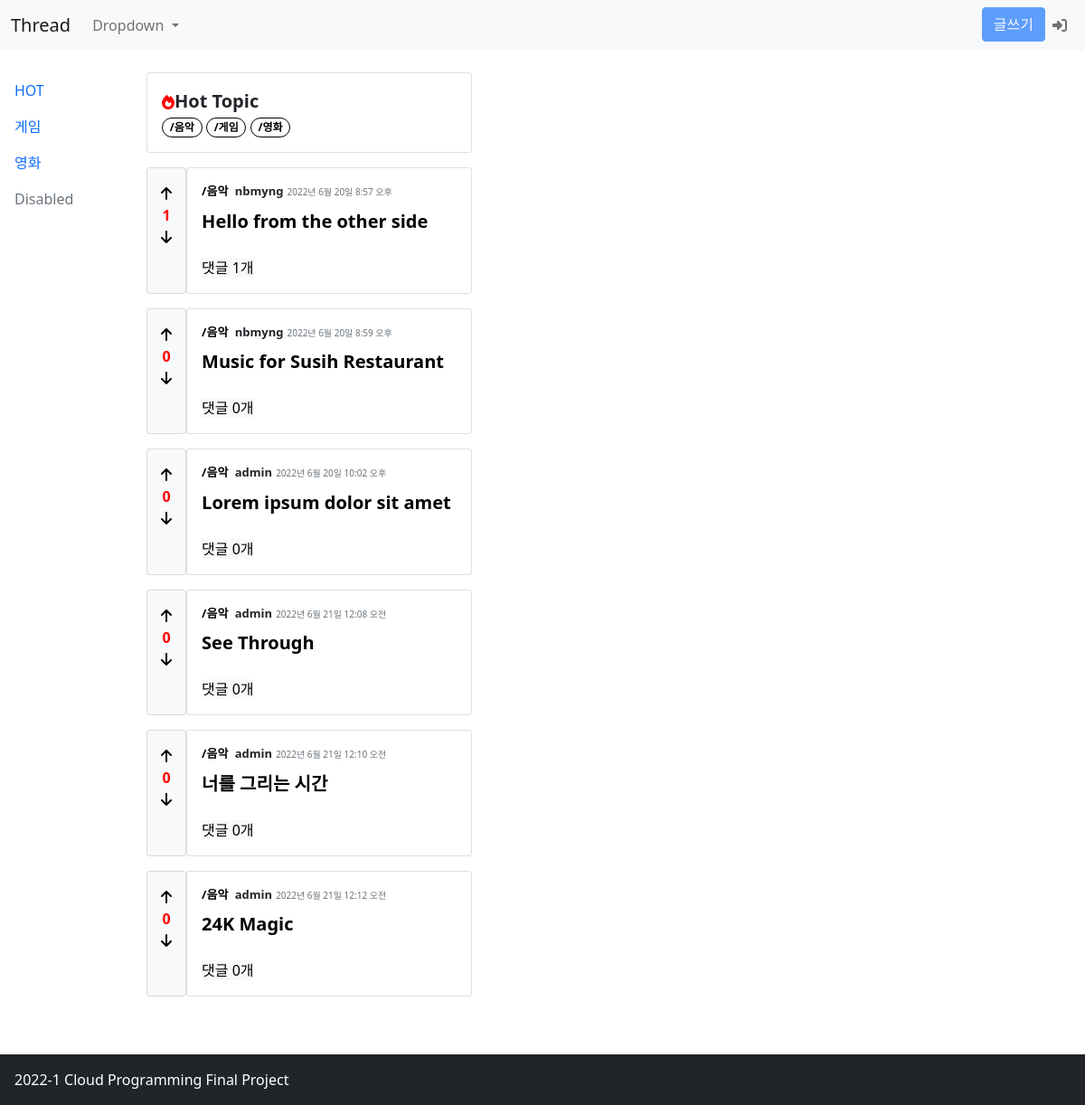
The page /topic/음악 on the database as committed earlier.
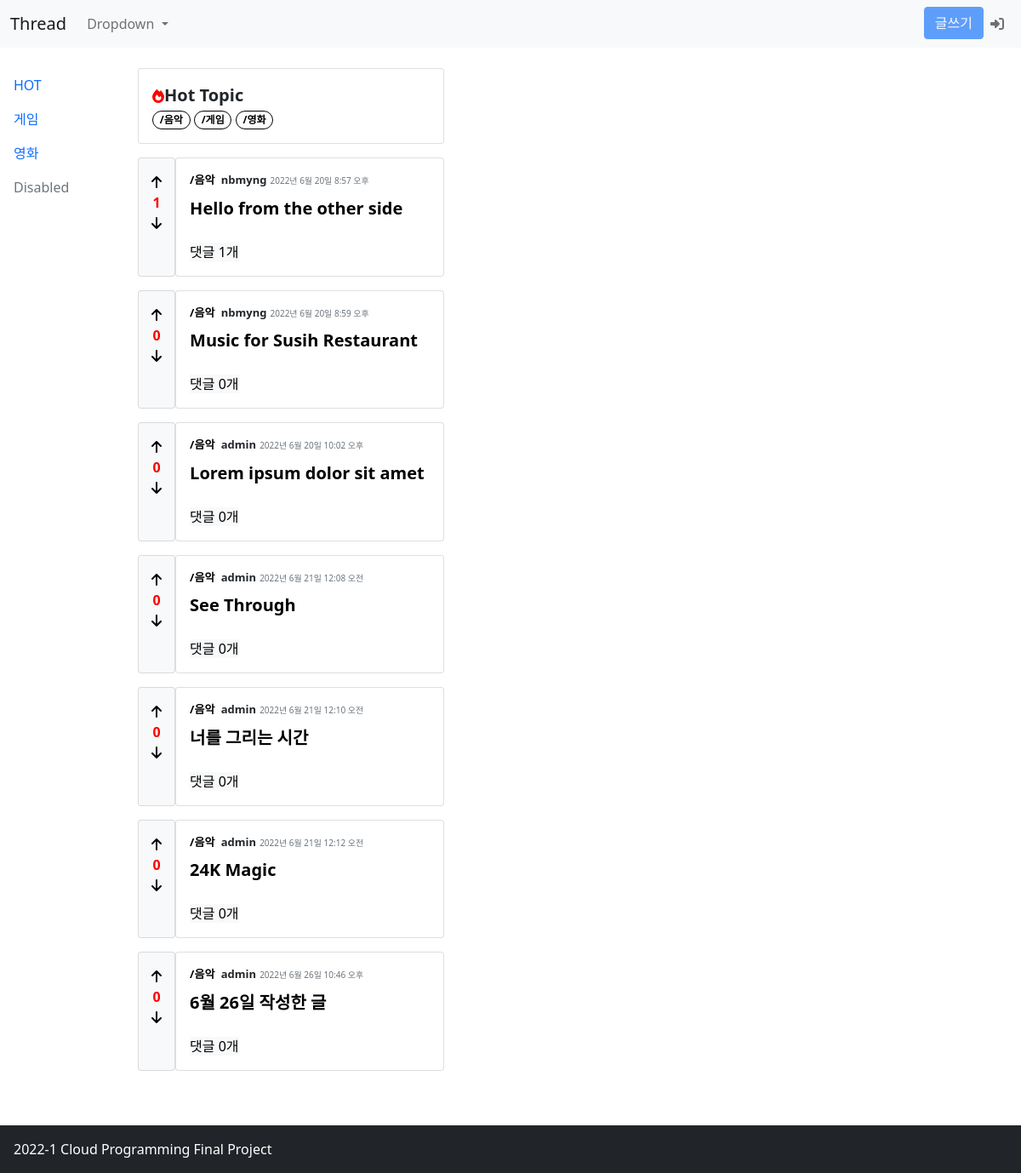
The same page on the database as committed later.
### main/models.py (models this page shows, shortened)
class Topic(models.Model):
    topic = models.CharField(max_length=10, unique=True)
    slug = models.SlugField(max_length=10, unique=True, allow_unicode=True)
    def __str__(self):
        return self.topic

class Thread(models.Model):
    topic = models.ForeignKey(Topic, null=True, on_delete=models.SET_NULL)
    title = models.CharField(max_length=100)
    content = MarkdownxField(max_length=5000)
    image = models.ImageField(upload_to='main/images/%Y/%m/%d/', blank=True)
    author = models.ForeignKey(User, null=True, on_delete=models.SET_NULL)
    upvotes = models.FloatField(default=0, editable=False)
    created_at = models.DateTimeField(auto_now_add=True)
    updated_at = models.DateTimeField(auto_now=True)
    def get_absolute_url(self):
        return f'/{self.pk}'
    def get_topic_url(self):
        topic = get_object_or_404(Topic, topic=self.topic)
        return f'/topic/{topic.slug}'
    def get_content_markdown(self):
        return markdown(self.content)

### main/views.py (the view)
# urls.py: path('topic/<str:slug>', views.topic_page),
def topic_page(request, slug):
    topics = Topic.objects.all()
    topic = Topic.objects.get(slug=slug)
    thread_list = Thread.objects.filter(topic=topic)
    context = {
        'topics': topics,
        'topic': topic,
        'thread_list': thread_list
    }
    return render(
        request,
        'main/thread_list.html',
        context
    )

### templates/main/thread_list.html (shortened to what this page needs)
{% extends 'main/base.html' %}
{% block main-area %}
<div class="container">
    <div class="card">
        <div class="card-body">
            <div><i class="fa-solid fa-fire mr-1" style="color: red"></i><span style="font-weight: 600; font-size: 20px;">Hot Topic</span></div>
            {% for t in topics %}
                <a class="badge" href="/topic/{{ t.slug }}" style="text-decoration: none; color: initial; border: solid 1px; border-radius: 15px;"><b>/{{ t.topic }}</b></a>
            {% endfor %}
        </div>
    </div>
</div>
<div class="container">
    {% for thread in thread_list %}
        <div class="row my-3">
            <div class="col d-flex">
                <div class="card bg-light" style="width: 50px;">
                    <div class="mx-auto" style="padding-top: 16px;">
                        <span>
                            <a href={% url 'upvote' thread.id %} style="text-decoration: none;">
                                <i class="fa-solid fa-arrow-up" style="color: black"></i>
                            </a>
                            <div style="text-align: center; width: 12px; color: red; font-weight: 600;">{{ thread.upvotes | floatformat:-1 }}</div>
                            <a href={% url 'downvote' thread.id %} style="text-decoration: none;">
                                <i class="fa-solid fa-arrow-down" style="color: black"></i>
                            </a>
                        </span>
                    </div>
                </div>
                <div class="card w-100">
                    <div class="p-3">
                        <div style="font-size: 13px;">
                            <span><a href="{{ thread.get_topic_url }}" style="text-decoration: none; color: black; font-weight: 600;">/{{ thread.topic }}</a></span>
                            <span class="mx-1" style="font-weight: 600;">{{ thread.author }}</span><span class="text-secondary" style="font-size: 10px;">{{ thread.created_at }}</span>
                            <p class="my-2"><a href="{{ thread.get_absolute_url }}" style="text-decoration: none; font-size: 20px; font-weight: 600; color: black;">{{ thread.title }}</a></p>
                        </div>
                    </div>
                    <div class="card-body" {% if thread.image %} style="padding-top: 16px;" {% endif %} style="padding-top: 0;">
                        <span>
                            <a class="bg-light" href="{{ thread.get_absolute_url }}#comment" style="width: 10px; color: black; text-decoration: none;">댓글 {{ thread.comment_set.count }}개</a>
                        </span>
                    </div>
                </div>
            </div>
        </div>
    {% endfor %}
</div>
{% endblock %}

Rows that differ between the two databases and show on the page:
added Thread: upvotes "0", topic "음악", author "admin", created_at "2022년 6월 26일 10:46 오후", title "6월 26일 작성한 글", comment_set.count "0"
